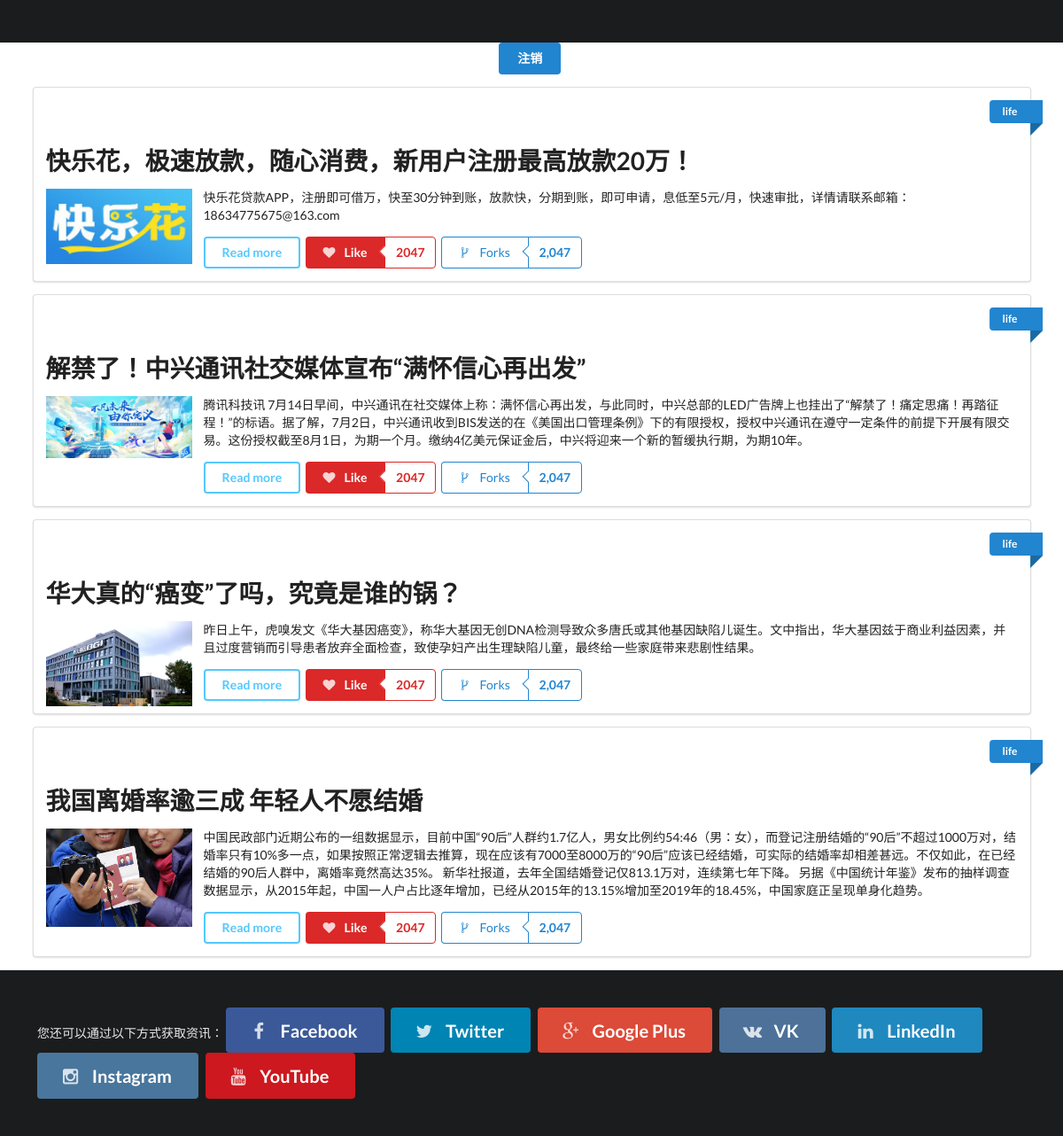
The app's page /first_web with its own data.
### firstapp/models.py (models this page shows, shortened)
class article(models.Model):
    headline = models.CharField(null=True, blank=True, max_length=500)
    content = models.TextField(null=True, blank=True, )
    img = models.ImageField(upload_to='images', default='')

### firstapp/views.py (the view)
# urls.py: url(r'^first_web', first_web, name='first_web'),
def first_web(request):
    context = {}
    article_list = article.objects.all()
    context['article_list'] = article_list
    index_page = render(request, 'first_web.html', context)
    return index_page

### firstapp/templates/first_web.html (shortened to what this page needs)
<!DOCTYPE html>
{%load static %}
<html>
<head>
    <link rel="stylesheet" href="{% static 'css/semantic.css' %}" media="screen" title="no title" charset="utf-8">
</head>
<body>
<div class="ui inverted vertical  segment">
</div>
<div align="center"><a href="index">
    <button type="button" class="ui ui primary button">注销</button>
    </a>
</div>
<div class="ui  vertical  segment">
    {%for article in article_list%}
    <div class="ui container segment">
        <div class="ui blue right ribbon label">
            life
        </div>
        <h1 class="ui header">{{article.headline}}</h1>
        <img class="ui small left floated image" src="{{MEDIA_URL}}{{article.img}}">
        <p> {{article.content|truncatewords:100}}
        </p>
        <button onclick="jump()" type="button" name="button" class="ui inverted blue button">Read more</button>
        <div class="ui labeled button" tabindex="0">
            <div onmousedown="plus1()" class="ui red button"><i class="heart icon"></i> Like</div>
            <a class="ui basic red left pointing label" id='num1'>
                2047
            </a>
        </div>
        <div class="ui labeled button" tabindex="0">
            <div onmousedown="plus2()" class="ui basic blue button"><i class="fork icon"></i> Forks</div>
            <a class="ui basic left pointing blue label" id='num2'>
                2,047
            </a>
        </div>
    </div>
    {% endfor %}
</div>
<div class="ui inverted  vertical very padded  segment">
    您还可以通过以下方式获取资讯：
    <button onclick="jump1()" class="ui  huge facebook button"><i class="facebook icon"></i> Facebook</button>
    <button onclick="jump2()" class="ui huge twitter button"><i class="twitter icon"></i> Twitter</button>
    <button onclick="jump3()" class="ui huge google plus button"><i class="google plus icon"></i> Google Plus</button>
    <button onclick="jump4()" class="ui huge vk button"><i class="vk icon"></i> VK</button>
    <button onclick="jump5()" class="ui huge linkedin button"><i class="linkedin icon"></i> LinkedIn</button>
    <button onclick="jump6()" class="ui huge instagram button"><i class="instagram icon"></i> Instagram</button>
    <button onclick="jump7()" class="ui huge youtube button"><i class="youtube icon"></i> YouTube</button>
</div>
</body>
</html>

### records on screen
article: headline "快乐花，极速放款，随心消费，新用户注册最高放款20万！", img (picture), content "快乐花贷款APP，注册即可借万，快至30分钟到账，放款快，分期到账，即可申请，息低至5元/月，快速审批，详情请联系邮箱：18634775675@163.com"
article: headline "解禁了！中兴通讯社交媒体宣布“满怀信心再出发”", img (picture), content "腾讯科技讯 7月14日早间，中兴通讯在社交媒体上称：满怀信心再出发，与此同时，中兴总部的LED广告牌上也挂出了“解禁了！痛定思痛！再踏征程！”的标语。据了解，7月2日，中兴通讯收到BIS发送的在《美国出口管理条例》下的有限授权，授权中兴通讯在遵守一定条件的前提下开展有限交易。这份授权截至8月1日，为期一个月。缴纳4亿美元保证金后，中兴将迎来一个新的暂缓执行期，为期10年。"
article: headline "华大真的“癌变”了吗，究竟是谁的锅？", img (picture), content "昨日上午，虎嗅发文《华大基因癌变》，称华大基因无创DNA检测导致众多唐氏或其他基因缺陷儿诞生。文中指出，华大基因兹于商业利益因素，并且过度营销而引导患者放弃全面检查，致使孕妇产出生理缺陷儿童，最终给一些家庭带来悲剧性结果。"
article: headline "我国离婚率逾三成 年轻人不愿结婚", img (picture), content "中国民政部门近期公布的一组数据显示，目前中国“90后”人群约1.7亿人，男女比例约54:46（男：女），而登记注册结婚的“90后”不超过1000万对，结婚率只有10%多一点，如果按照正常逻辑去推算，现在应该有7000至8000万的“90后”应该已经结婚，可实际的结婚率却相差甚远。不仅如此，在已经结婚的90后人群中，离婚率竟然高达35%。 新华社报道，去年全国结婚登记仅813.1万对，连续第七年下降。 另据《中国统计年鉴》发布的抽样调查数据显示，从2015年起，中国一人户占比逐年增加，已经从2015年的13.15%增加至2019年的18.45%，中国家庭正呈现单身化趋势。"
